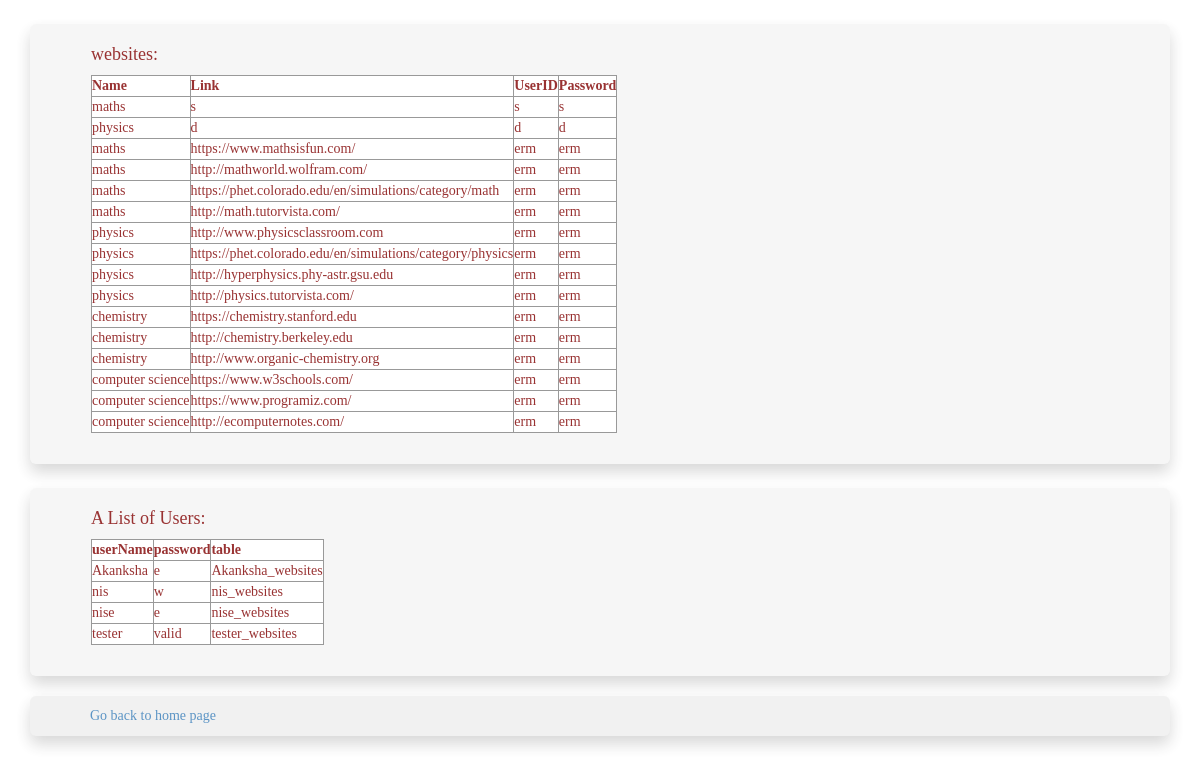
The page /listing on the database as committed earlier.
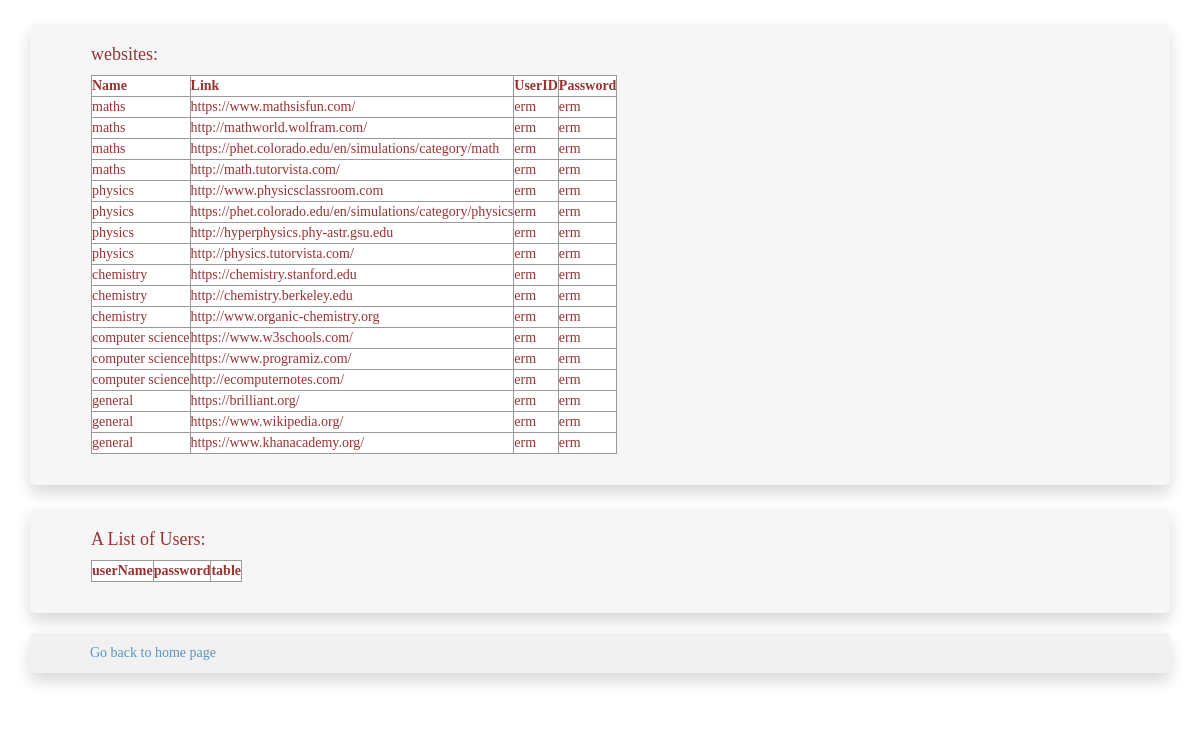
The same page on the database as committed later.
### tables this page shows
CREATE TABLE [websites](name TEXT, link TEXT UNIQUE, uid TEXT, pw TEXT);

CREATE TABLE listOfUsers(usrname TEXT UNIQUE, pword TEXT, tname TEXT);

### NotesPro.py (the view)
@app.route('/listing')
def listing(user=user):
    user = getUser()
    con = sql.connect("database.db")
    con.row_factory = sql.Row
    cur = con.cursor()
    cur.execute("select * from [" +user.table+ "]")
    rowsWebsites = cur.fetchall()
    cur.execute("select * from listOfUsers")
    rowsUsers = cur.fetchall()
    return render_template("listing.html",rowsWebsites = rowsWebsites, rowsUsers=rowsUsers, table=user.table)

### NotesPro.py (called while the page is built)
def getUser():
    global user
    return user

### templates/listing.html (shortened to what this page needs)
<!DOCTYPE html>
<html lang="en">
<link rel="stylesheet" href="https://maxcdn.bootstrapcdn.com/bootstrap/3.3.7/css/bootstrap.min.css">
<body>
<div class="container">
 <div class="jumbotron panel">
    <h4>{{ table }}: </h4>
    <table border = 1 cellpadding=10>
        <thead>
           <td>Name</td>
           <td>Link</td>
           <td>UserID</td>
           <td>Password</td>
        </thead>
        {% for row in rowsWebsites %}
           <tr class = "tableformat">
              <td>{{row["name"]}}</td>
              <td>{{row["link"]}}</td>
              <td>{{ row["uid"]}}</td>
              <td>{{row['pw']}}</td>
           </tr>
        {% endfor %}
     </table>
     <br>
 </div>
 <div class="jumbotron panel">
     <h4>A List of Users: </h4>
     <table border = 1 cellpadding=10>
            <thead>
               <td>userName</td>
               <td>password</td>
               <td>table</td>
            </thead>
            {% for row in rowsUsers %}
               <tr class = "tableformat">
                  <td>{{row["usrname"]}}</td>
                  <td>{{row["pword"]}}</td>
                  <td>{{ row["tname"]}}</td>
               </tr>
            {% endfor %}
    </table>
    <br>
 </div>
 <div class="jumbotron">
     <a href = "/">Go back to home page</a>
</div>
</div>
</body>
</html>

### templates/listing.html (style rules this page uses)
body { background-image: url("http://www.polyvore.com/cgi/img-thing?.out=jpg&size=l&tid=21695497"); font-family:"Lobster"; }
.jumbotron { font-family:"Lobster"; opacity: 0.8; padding-top: 10px; padding-bottom: 10px; box-shadow: 0 8px 16px 0 rgba(0,0,0,0.2); }
.panel { font-family:Cambria, Cochin, Georgia, Times, Times New Roman, serif; margin-top: 24px; background-color: whitesmoke; color: maroon; }
table { overflow: auto; background-color: white; }
thead { overflow: auto; font-weight: bold; background-color: white; }
h4 { font-family:"Lobster"; }

Rows that differ between the two databases and show on the page:
removed listOfUsers: usrname "Akanksha", pword "e", tname "Akanksha_websites"
removed listOfUsers: usrname "nis", pword "w", tname "nis_websites"
removed listOfUsers: usrname "nise", pword "e", tname "nise_websites"
removed listOfUsers: usrname "tester", pword "valid", tname "tester_websites"
changed websites: link "s" → "https://www.mathsisfun.com/"; uid "s" → "erm"; pw "s" → "erm"
changed websites: name "physics" → "maths"; link "d" → "http://mathworld.wolfram.com/"; uid "d" → "erm"; pw "d" → "erm"
changed websites: link "https://www.mathsisfun.com/" → "https://phet.colorado.edu/en/simulations/category/math"
changed websites: link "http://mathworld.wolfram.com/" → "http://math.tutorvista.com/"
changed websites: name "maths" → "physics"; link "https://phet.colorado.edu/en/simulations/category/math" → "http://www.physicsclassroom.com"
changed websites: name "maths" → "physics"; link "http://math.tutorvista.com/" → "https://phet.colorado.edu/en/simulations/category/physics"
changed websites: link "http://www.physicsclassroom.com" → "http://hyperphysics.phy-astr.gsu.edu"
changed websites: link "https://phet.colorado.edu/en/simulations/category/physics" → "http://physics.tutorvista.com/"
changed websites: name "physics" → "chemistry"; link "http://hyperphysics.phy-astr.gsu.edu" → "https://chemistry.stanford.edu"
changed websites: name "physics" → "chemistry"; link "http://physics.tutorvista.com/" → "http://chemistry.berkeley.edu"
changed websites: link "https://chemistry.stanford.edu" → "http://www.organic-chemistry.org"
changed websites: name "chemistry" → "computer science"; link "http://chemistry.berkeley.edu" → "https://www.w3schools.com/"
changed websites: name "chemistry" → "computer science"; link "http://www.organic-chemistry.org" → "https://www.programiz.com/"
changed websites: link "https://www.w3schools.com/" → "http://ecomputernotes.com/"
changed websites: name "computer science" → "general"; link "https://www.programiz.com/" → "https://brilliant.org/"
changed websites: name "computer science" → "general"; link "http://ecomputernotes.com/" → "https://www.wikipedia.org/"
added websites: name "general", link "https://www.khanacademy.org/", uid "erm", pw "erm"
